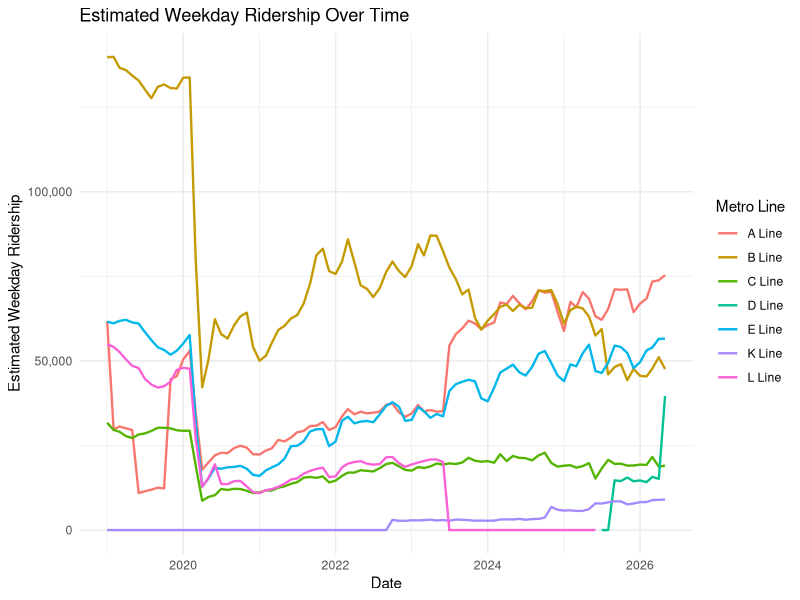
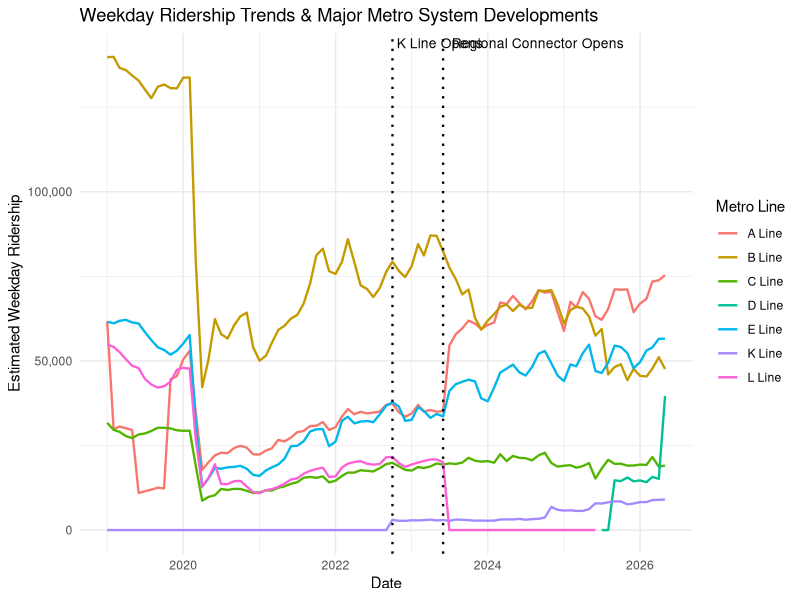
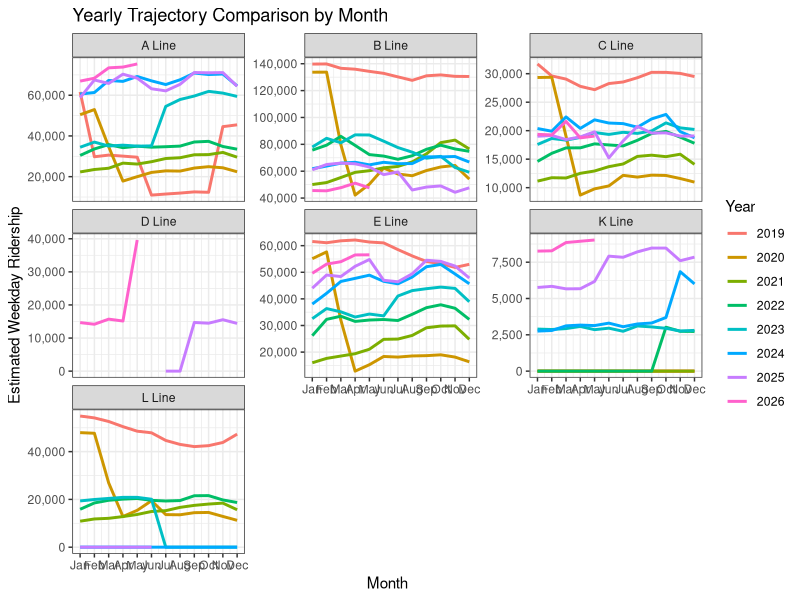
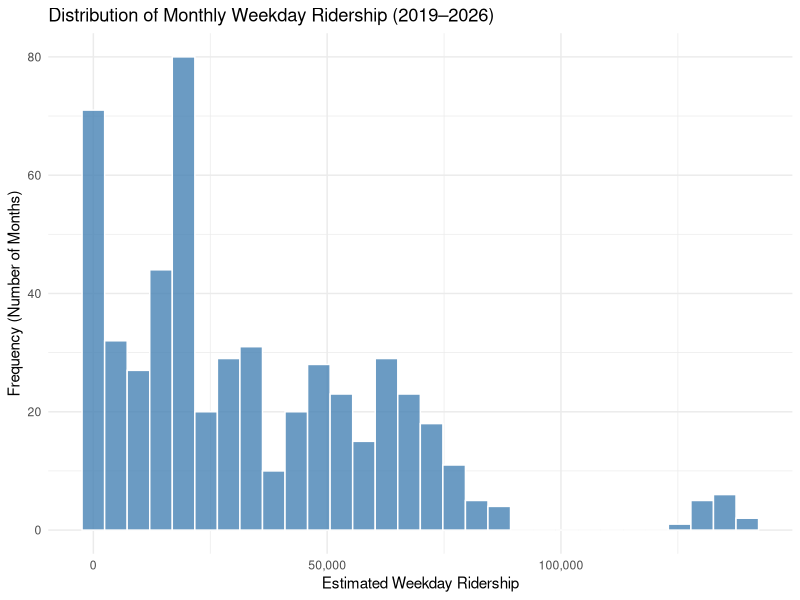
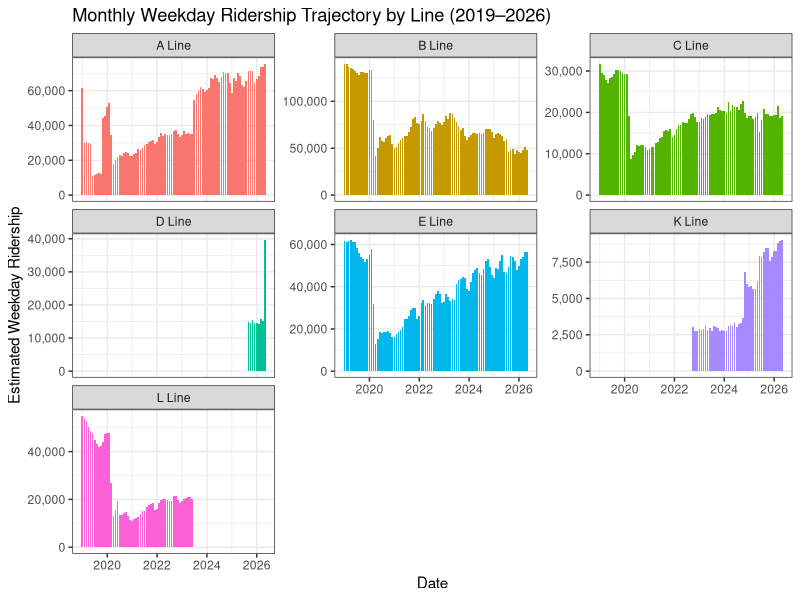

The R source for these figures, in order:
## ---- chunk 1
knitr::opts_chunk$set(echo = TRUE)
## ---- chunk 2
metro <- read.csv("metro_ridership.csv")
head(metro)

# 1. Load the required package
library(ggplot2)

# 2. Create the date column so line plots work properly
metro$date <- as.Date(paste(metro$year, metro$month, "01", sep = "-"))

# 3. Create the graph ~ looking at ridership over time for each line
ggplot(metro, aes(x = date, y = est_wkday_ridership, color = line_name)) +
  geom_line(linewidth = 0.8) +
  scale_y_continuous(labels = scales::comma) +
  labs(
    title = "Estimated Weekday Ridership Over Time",
    x = "Date",
    y = "Estimated Weekday Ridership",
    color = "Metro Line"
  ) +
  theme_minimal()
# This line graph illustrates changes in estimated weekday ridership across different LA Metro rail lines over time. It allows us to identify overall ridership trends, including the significant decline during the COVID-19 pandemic and the gradual recovery in subsequent years. The gradual recoveries was helped by opening the Regional Connector in June 2023—boosted light rail lines (like the A and E Lines), helping ridership bounce back faster and spreading passenger traffic more evenly across Los Angeles County.

# Adding dates when the new Metro projects were opened
# October 2022: The K line is opened
# June 2023: Regional Connecter opening (Re-links of A, E, and L lines)
events <- data.frame(
  date = as.Date(c("2022-10-01", "2023-06-01")),
  label = c("K Line Opens", "Regional Connector Opens")
)

ggplot(metro, aes(x = date, y = est_wkday_ridership, color = line_name)) +
  geom_line(linewidth = 0.8) +
  geom_vline(data = events, aes(xintercept = date), linetype = "dotted", linewidth = 0.8) +
  geom_text(data = events, aes(x = date, y = Inf, label = label), 
            vjust = 1.5, hjust = -0.05, inherit.aes = FALSE, size = 3.5) +
  scale_y_continuous(labels = scales::comma) +
  labs(
    title = "Weekday Ridership Trends & Major Metro System Developments",
    x = "Date",
    y = "Estimated Weekday Ridership",
    color = "Metro Line"
  ) +
  theme_minimal()
# This visualization examines weekday ridership trends alongside major infrastructure developments, specifically the opening of the K Line in October 2022 and the Regional Connector in June 2023. By highlighting these events, we can explore whether the developments correspond with noticeable changes in ridership across the different Metro lines.


# Compare years Side by Side
ggplot(metro, aes(x = month, y = est_wkday_ridership, color = as.factor(year))) +
  geom_line(linewidth = 1) +
  facet_wrap(~ line_name, scales = "free_y") +
  scale_x_continuous(breaks = 1:12, labels = month.abb) +
  scale_y_continuous(labels = scales::comma) +
  labs(
    title = "Yearly Trajectory Comparison by Month",
    x = "Month",
    y = "Estimated Weekday Ridership",
    color = "Year"
  ) +
  theme_bw()
# This line graph compares monthly ridership patterns across different years for each Metro rail line. It helps identify the year-to-year differences as well as identifying whether ridership has returned to comparable levels following the pandemic.

library(dplyr)
metro %>%
  filter(year >= 2019 & year <= 2026) %>%
  ggplot(aes(x = est_wkday_ridership)) +
  geom_histogram(bins = 30, fill = "steelblue", color = "white", alpha = 0.8) +
  scale_x_continuous(labels = scales::comma) +
  labs(
    title = "Distribution of Monthly Weekday Ridership (2019–2026)",
    x = "Estimated Weekday Ridership",
    y = "Frequency (Number of Months)"
  ) +
  theme_minimal()
# This histogram displays a distribution of weekday ridership between 2019 and 2026, This helps illustrate how frequently different ridership levels occur and provides a more nuanced insight into the variation in transit usage throughout pre-pandemic and post-pandemic eras.
 

metro %>%
  filter(year >= 2019 & year <= 2026) %>%
  ggplot(aes(x = date, y = est_wkday_ridership, fill = line_name)) +
  geom_col(show.legend = FALSE) +
  facet_wrap(~ line_name, scales = "free_y") +
  scale_x_date(date_breaks = "2 years", date_labels = "%Y") +
  scale_y_continuous(labels = scales::comma) +
  labs(
    title = "Monthly Weekday Ridership Trajectory by Line (2019–2026)",
    x = "Date",
    y = "Estimated Weekday Ridership"
  ) +
  theme_bw()
# This bar chart shows a monthly weekday ridership between 2019 and 2026. We've separated the lines into its own individual panels to make it easier to compare their respective ridership trajectories, identify fluctuations, and evaluate differences in post-pandemic recovery, 
